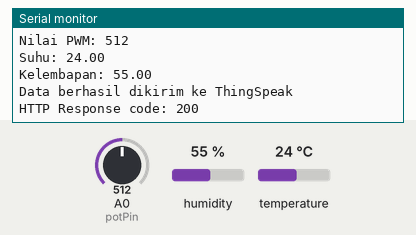
Recording of a sketch running on a simulated ESP8266 (NodeMCU). Parts: the last lines printed to the serial monitor. The inputs (shaded band) are chosen by the test bench; at power-on: humidity 55 %, A0 (potPin) = 512, temperature 24 °C. WiFi joins after 1.5 s; servers stay silent unless stated; web services answer with replies made up by the test bench.

Above: at 3.2 s.
3.3 s: humidity set to 22 %
At 7.37 s:
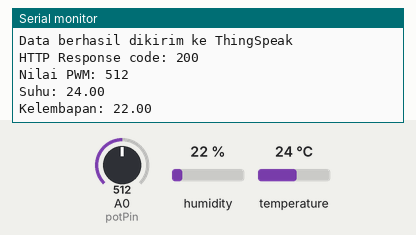
9.1 s: A0 (potPin) set to 716
At 13.4 s:
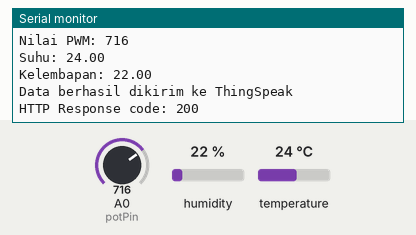
14.9 s: temperature set to 12 °C
At 17.78 s:
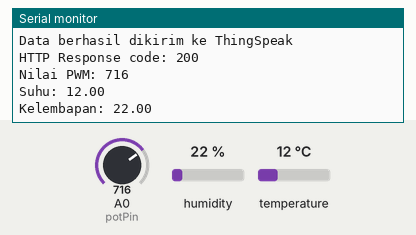
20.7 s: A0 (potPin) set to 900
At 22.99 s:
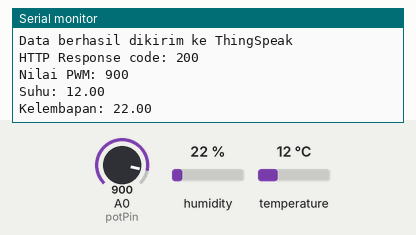
26.5 s: humidity set to 40 %
At 29.5 s:
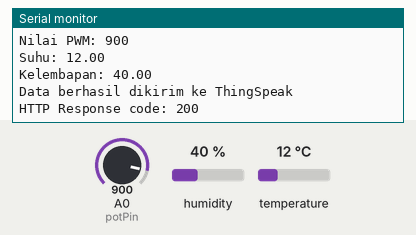
Timing chart, 0 to 31.0 s (numbered marks = the images above; inputs shaded):
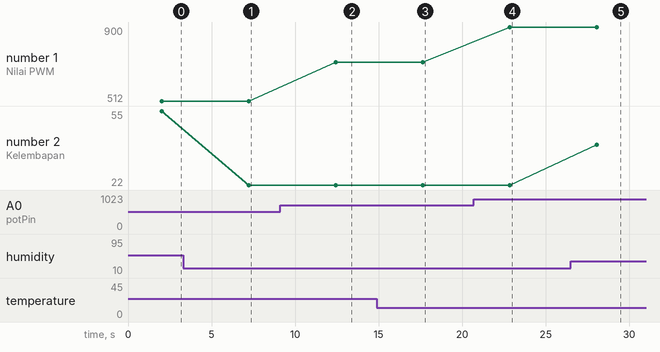

Measured:
- after the input at 3.3 s, the serial monitor: prints a new line after 3.9 s (image 1)
- after the input at 9.1 s, the serial monitor: prints a new line after 3.3 s (image 2)
- after the input at 14.9 s, the serial monitor: prints a new line after 2.7 s (image 3)
- after the input at 20.7 s, the serial monitor: prints a new line after 2.1 s (image 4)
- after the input at 26.5 s, the serial monitor: prints a new line after 1.5 s (image 5)
- plotted number 1: 512 → 716 after the input at 9.1 s, 716 → 900 after the input at 20.7 s
- plotted number 2: 55 → 22 after the input at 3.3 s, 22 → 40 after the input at 26.5 s

The sketch:

thinkspeaksuhu.ino
```cpp
#include <ESP8266WiFi.h>
#include <ESP8266HTTPClient.h>
#include <DHT.h>

// Pin untuk potensiometer dan DHT22
const int potPin = A0;  // Pin untuk potensiometer
const int dhtPin = D1;  // Pin untuk DHT22 (pin digital)

// DHT22 setup
#define DHTTYPE DHT22
DHT dht(dhtPin, DHTTYPE);

// Ganti dengan SSID dan password WiFi Anda
const char* ssid = "maisha45";
const char* password = "hemmmmmm";

// Ganti dengan API Key dari ThingSpeak
String apiKey = "5HMGE1HC8RKDUFFG";
const char* server = "api.thingspeak.com";

// Fungsi untuk mengirim data ke ThingSpeak
void sendToThingSpeak(int pwmValue, float temperature, float humidity) {
  if (WiFi.status() == WL_CONNECTED) { // Pastikan ESP terhubung ke WiFi
    WiFiClient client;
    HTTPClient http;

    // Kirim data ke field1 (pwm), field2 (suhu), dan field3 (kelembapan)
    String url = String("/update?api_key=") + apiKey +
                 "&field1=" + String(pwmValue) +
                 "&field2=" + String(temperature) +
                 "&field3=" + String(humidity);

    http.begin(client, String("http://") + server + url); // Membuat koneksi ke server ThingSpeak
    int httpCode = http.GET(); // Mengirim permintaan HTTP GET

    if (httpCode > 0) {
      Serial.println("Data berhasil dikirim ke ThingSpeak");
      Serial.println("HTTP Response code: " + String(httpCode));
    } else {
      Serial.println("Gagal mengirim data ke ThingSpeak");
    }

    http.end(); // Mengakhiri koneksi HTTP
  }
}

void setup() {
  // Inisialisasi Serial Monitor
  Serial.begin(115200);
  dht.begin(); // Inisialisasi sensor DHT22

  // Hubungkan ke WiFi
  Serial.print("Menghubungkan ke ");
  Serial.println(ssid);
  WiFi.begin(ssid, password);

  while (WiFi.status() != WL_CONNECTED) {
    delay(1000);
    Serial.print(".");
  }

  Serial.println("");
  Serial.println("WiFi terhubung");
  Serial.print("Alamat IP: ");
  Serial.println(WiFi.localIP());
}

void loop() {
  // Membaca nilai potensiometer (nilai PWM)
  int pwmValue = analogRead(potPin); // Membaca nilai dari 0 hingga 1023

  // Membaca suhu dan kelembapan dari DHT22
  float temperature = dht.readTemperature(); // Membaca suhu dalam derajat Celcius
  float humidity = dht.readHumidity(); // Membaca kelembapan dalam persen

  // Cek apakah pembacaan suhu dan kelembapan valid
  if (isnan(temperature) || isnan(humidity)) {
    Serial.println("Gagal membaca data dari DHT22!");
    temperature = 0; // Set nilai default jika pembacaan gagal
    humidity = 0;
  }

  // Menampilkan nilai di Serial Monitor
  Serial.print("Nilai PWM: ");
  Serial.println(pwmValue);
  Serial.print("Suhu: ");
  Serial.println(temperature);
  Serial.print("Kelembapan: ");
  Serial.println(humidity);

  // Mengirim nilai PWM, suhu, dan kelembapan ke ThingSpeak
  sendToThingSpeak(pwmValue, temperature, humidity);

  // Tunggu 5 detik sebelum mengirim data lagi (sesuai rate limit ThingSpeak)
  delay(5000);
}
```
